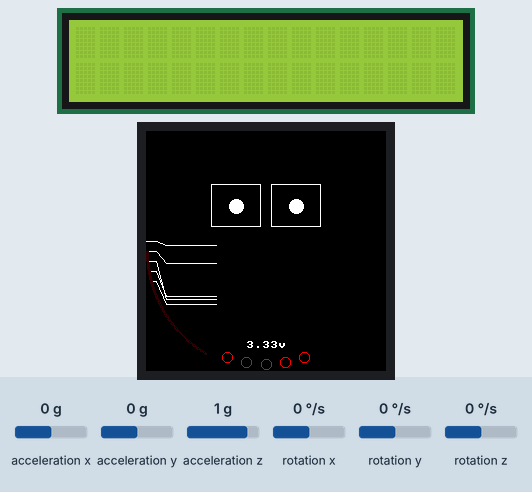
This program was run on a simulated Raspberry Pi Pico running MicroPython. Shown: 16×2 character LCD, 240×240 colour display. The test bench sets the inputs (shaded band); at power-on: acceleration x 0 g, acceleration y 0 g, acceleration z 1 g, rotation x 0 °/s, rotation y 0 °/s, rotation z 0 °/s.

Above: at 1.4 s.
1.5 s: acceleration x set to -1.4 g
At 2.22 s:
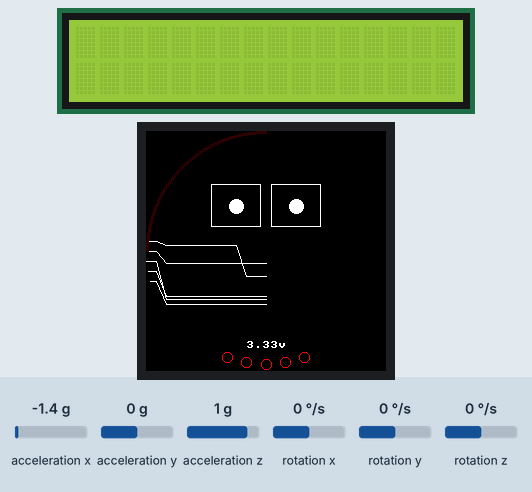
3.3 s: acceleration y set to -1.4 g
At 4.15 s:
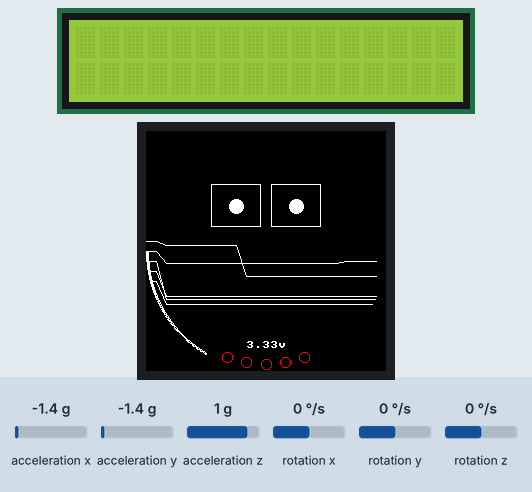
5.0 s: acceleration z set to -1.4 g
At 5.58 s:
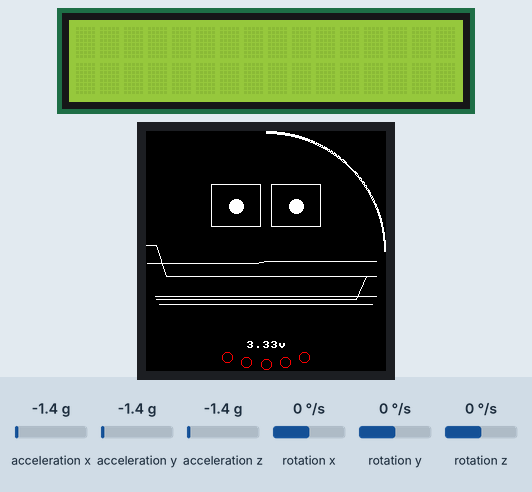
6.8 s: rotation x set to -192 °/s
At 7.73 s:
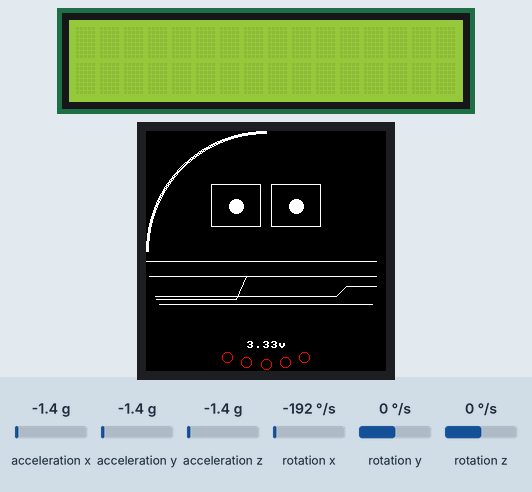
8.6 s: rotation y set to -192 °/s
At 10.05 s:
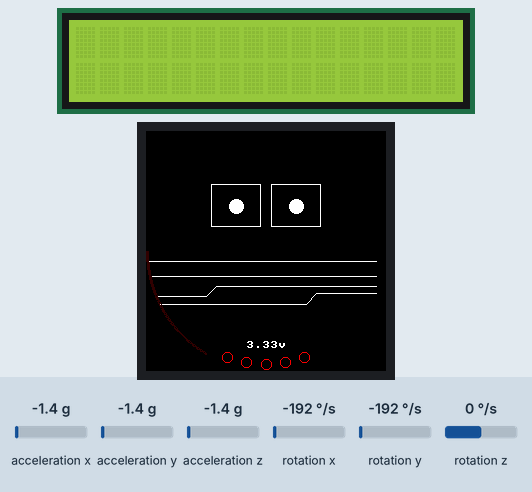

The program:

main.py
```python
"""
  ____  _           ____        _
 |  _ \(_) ___ ___ | __ )  ___ | |_
 | |_) | |/ __/ _ \|  _ \ / _ \| __|
 |  __/| | (_| (_) | |_) | (_) | |_
 |_|   |_|\___\___/|____/ \___/ \__|

 Pico Bot is a robot that uses the Raspberry Pi Pico and a 1.28" LCD display
 to display a variety of information. It is a work in progress and is
 intended to be a fun project to learn about the Pico and the LCD display.

 By Matthew Page

"""
import utime
import math
from machine import Pin,I2C,PWM,ADC
from display import LCD_1inch28
from sensors import QMI8658
from battery import BatteryMeter
from heart import Heart

# QMI8658 Sensor
I2C_SDA = 6
I2C_SDL = 7

# LCD Display
DC = 8
CS = 9
SCK = 10
MOSI = 11
RST = 12
BL = 25

# Battery
BATTERY_PIN = 29

# Display settings
WIDTH = 240
HEIGHT = 240
MID_X = int(WIDTH / 2)
MID_Y = int(HEIGHT / 2)
FPS = 20
DISPLAY_BRIGHT = 65535
DISPLAY_DIM = 3000

# Bot states
STATE_SLEEPING = 0
STATE_AWAKE = 1

# Eye settings and defaults
EYE_TOP = 75
EYE_WIDTH = 50
EYE_HEIGHT = 40
EYE_SPACING = 10
EYE_CLOSED_HEIGHT = 3
EYE_BALL_WIDTH = 15
EYE_BALL_HEIGHT = 15
EYE_LEFT_X = int(MID_X - ((EYE_WIDTH + EYE_SPACING) / 2))
EYE_RIGHT_X = EYE_LEFT_X + EYE_WIDTH + EYE_SPACING
EYE_LEFT = 0
EYE_RIGHT = 1

# Heart beat settings
HEART_RESTING_RATE = 100
HEART_MAX_RATE = 300

# Graph and bar settings
XYZ_HEIGHT = 50
XYZ_TOP = 130
XYZ_SPACE = 25
XYZ_START = int((WIDTH - (XYZ_SPACE * 4)) / 2)
XYZ_MIN_MAX = ((-0.78, 1.47), (-0.77, 2.2), (-3.06, 2.26), (-512, 495), (-403, 437), (-10, 10))
GRAPH_SAMPLE_RATE = 2              # Frames between sampling
GRAPH_WIDTH = 24                   # Number of points on the graph

# Display modes
MODE_BARS = 0
MODE_GRAPH = 1
MODE_TIME = 150

class Eye():
    def __init__(self, x = EYE_LEFT_X, y = EYE_TOP, position = EYE_LEFT):
        self.position = position
        self.width = EYE_WIDTH
        self.height = EYE_CLOSED_HEIGHT
        self.x = x
        self.y = y
        self.ball = EyeBall(self)

    def draw(self, display):
        display.rect(
            int(self.x - (self.width / 2)),
            int(self.y - (self.height / 2)),
            int(self.width),
            int(self.height),
            display.white)
        self.ball.draw(display)

class EyeBall():
    def __init__(self, eye, x = 0, y = 0, width = EYE_BALL_WIDTH, height = EYE_BALL_HEIGHT):
        self.eye = eye
        self.x = x
        self.y = y
        self.width = width
        self.height = height

    def draw(self, display):
        display.ellipse(
            int(self.eye.x + self.x),
            int(self.eye.y + self.y),
            int(min(self.width / 2, math.floor(self.eye.width / 2)-1)),
            int(min(self.height / 2, math.floor(self.eye.height / 2)-1)),
            display.white,
            True)

def wakeUp():
    global xyzPositionMinMax, state

    state = STATE_AWAKE
    xyzPositionMinMax = [[9999,-9999],[9999,-9999],[9999,-9999],[9999,-9999],[9999,-9999],[9999,-9999]]

# Start graph at zero
xyzGraph = [[0, 0, 0, 0, 0, 0]]

# Maximum and minimum values for each sensor
maxMins = [[0,0],[0,0],[0,0],[0,0],[0,0],[0,0]]

# Start the heart beat at resting rate
heart = Heart(HEART_RESTING_RATE, HEART_MAX_RATE, FPS)

# Start in graph mode
mode = MODE_GRAPH
modeCounter = 0

# Setup the default eyes
leftEye = Eye()
leftEyeTarget = None
rightEye = Eye(x = EYE_RIGHT_X)
rightEyeTarget = None

animationStack = []
timeAwake = 0
frame = 0

battery = BatteryMeter(BATTERY_PIN)

LCD = LCD_1inch28(DC, CS, SCK, MOSI, RST, BL)
LCD.set_bl_pwm(DISPLAY_BRIGHT)
qmi8658 = QMI8658(I2C_SDA, I2C_SDL)
Vbat = ADC(Pin(BATTERY_PIN))
state = STATE_SLEEPING
boredom = 0
boredomMax = 100
zzz = 1

while(True):

    # Read QMI8658 data
    xyz = qmi8658.Read_XYZ()
    xyz[0] = xyz[0] - 1

    # Store max and min values for each sensor
    for i in range(0, 5):
        maxMins[i] = [
            min(maxMins[i][0], xyz[i]),
            max(maxMins[i][1], xyz[i]),
        ]

    # Clear the display
    LCD.fill(0x0000)

    # Tick the heart beat
    heart.tick()

    if state == STATE_AWAKE:

        timeAwake += 1

        # BLINK Animation
        if timeAwake == 100:
            leftEyeTarget = Eye()
            leftEyeTarget.height = 3
        if timeAwake == 105:
            leftEyeTarget = Eye()
            leftEyeTarget.height = EYE_HEIGHT

        if timeAwake == 115:
            leftEyeTarget = Eye()
            leftEyeTarget.height = 10
        if timeAwake == 120:
            leftEyeTarget = Eye()
            leftEyeTarget.height = EYE_HEIGHT

        if timeAwake == 119:
            rightEyeTarget = Eye(x = EYE_RIGHT_X)
            rightEyeTarget.height = 3
        if timeAwake == 125:
            rightEyeTarget = Eye(x = EYE_RIGHT_X)
            rightEyeTarget.height = EYE_HEIGHT

        if timeAwake == 130:
            timeAwake = 0

    # Animate the eyes
    if leftEyeTarget:
        if int(leftEye.height) != int(leftEyeTarget.height):
            if int(leftEye.height) > int(leftEyeTarget.height):
                leftEye.height -= 8
            if int(leftEye.height) < int(leftEyeTarget.height):
                leftEye.height += 8
        else:
            leftEyeTarget = None

    if rightEyeTarget:
        if int(rightEye.height) != int(rightEyeTarget.height):
            if int(rightEye.height) > int(rightEyeTarget.height):
                rightEye.height -= 8
            if int(rightEye.height) < int(rightEyeTarget.height):
                rightEye.height += 8
        else:
            rightEyeTarget = None

    if state == STATE_SLEEPING:

        LCD.set_bl_pwm(DISPLAY_DIM)

        # Returning heart rate to normal
        heart.rest(5)

        #######################################################
        # Draw the ZZZ's
        #######################################################
        if zzz >= 1 and zzz < 2:
            zzzPosition = [150, 20]
        elif zzz >= 2 and zzz < 3:
            zzzPosition = [155, 30]
        elif zzz >= 3:
            zzzPosition = [160, 40]
        LCD.text("Z", zzzPosition[0], EYE_TOP - zzzPosition[1], LCD.white)
        zzz += 0.2
        if zzz > 4:
            zzz = 1

    if state == STATE_AWAKE:
        LCD.set_bl_pwm(DISPLAY_BRIGHT)

        boredom += 1

        # Returning heart rate to normal
        heart.rest(1)

    if xyz[0] > 0.8 or xyz[1] > 1 or xyz[2] > 0.8 or abs(xyz[3]) > 50 or abs(xyz[4]) > 50 or abs(xyz[5]) > 50:

        heart.work(5)

        if state == STATE_SLEEPING:
            leftEyeTarget = Eye()
            leftEyeTarget.height = 40
            rightEyeTarget = Eye(rightEye.x)
            rightEyeTarget.height = 40
            wakeUp()

        boredom = 0

    if boredom > boredomMax and heart.rate <= heart.restingRate:
        leftEyeTarget = Eye()
        leftEyeTarget.height = EYE_CLOSED_HEIGHT
        rightEyeTarget = Eye(rightEye.x)
        rightEyeTarget.height = EYE_CLOSED_HEIGHT
        boredom = 0
        state = 0

    #######################################################
    # XYZ Readings
    #######################################################

    if state == STATE_AWAKE:

        graphData = []

        # Each of the 5 readings
        for i in range(0, 5):

            if i == 0:
                colour = LCD.red
            elif i == 1:
                colour = LCD.green
            elif i == 2:
                colour = LCD.blue
            elif i == 3:
                colour = LCD.yellow
            elif i == 4:
                colour = LCD.purple

            colour = LCD.white

            # Calculate the scale based on height and max - min
            scale = XYZ_HEIGHT / (XYZ_MIN_MAX[i][1] - XYZ_MIN_MAX[i][0])

            # Position on the line scaled correctly: ( reading - min reading ) * scale
            position = int(abs((xyz[i] - XYZ_MIN_MAX[i][0]) * scale))

            graphData.append(position)

            # Remember max and min positions (not the reading, just the position)
            xyzPositionMinMax[i][0] = min(xyzPositionMinMax[i][0], position)
            xyzPositionMinMax[i][1] = max(xyzPositionMinMax[i][1], position)

            if mode == MODE_BARS:
                # Draw the center line
                LCD.line(XYZ_START + (XYZ_SPACE * i), XYZ_TOP, XYZ_START + (XYZ_SPACE * i), XYZ_TOP + XYZ_HEIGHT, colour)

                # Draw the max and min values
                LCD.line(XYZ_START + (XYZ_SPACE * i) - 2, XYZ_TOP + xyzPositionMinMax[i][0], XYZ_START + (XYZ_SPACE * i) + 2, XYZ_TOP + xyzPositionMinMax[i][0], colour)
                LCD.line(XYZ_START + (XYZ_SPACE * i) - 2, XYZ_TOP + xyzPositionMinMax[i][1], XYZ_START + (XYZ_SPACE * i) + 2, XYZ_TOP + xyzPositionMinMax[i][1], colour)

                # Draw the current value
                LCD.ellipse(XYZ_START + (XYZ_SPACE * i), XYZ_TOP + position, 5, 2, colour, True)

        # Add to graph data
        if frame % GRAPH_SAMPLE_RATE == 0:
            xyzGraph.append(graphData)

        # Remove old data
        if len(xyzGraph) > GRAPH_WIDTH:
            xyzGraph.pop(0)

        # Draw the graph
        if mode == MODE_GRAPH:
            w = int(WIDTH / GRAPH_WIDTH)
            for i in range(0, 5):
                lastPosition = int(xyzGraph[0][i])
                for x in range(0, len(xyzGraph) - 1):
                    LCD.line(x * w, (i * 10) + XYZ_TOP + lastPosition - 20, (x + 1) * w, (i * 10) + XYZ_TOP + int(xyzGraph[x][i]) - 20, LCD.white)
                    lastPosition = int(xyzGraph[x][i])

        # Flip the mode
        if modeCounter == MODE_TIME:
            modeCounter = 0
            if mode == MODE_BARS:
                mode = MODE_GRAPH
            else:
                mode = MODE_BARS

        modeCounter += 1

    # Draw the heart beat
    heart.draw(LCD)

    # Display the battery reading
    battery.draw(LCD)

    # Display the eyes
    leftEye.draw(LCD)
    rightEye.draw(LCD)

    LCD.show()
    frame += 1
    utime.sleep(1 / FPS)
```

display.py
```python
# Vendor display class for the 1.28" LCD display
import framebuf
import utime
from machine import Pin,SPI,PWM

class LCD_1inch28(framebuf.FrameBuffer):
    def __init__(self, DC, CS, SCK, MOSI, RST, BL):
        self.width = 240
        self.height = 240

        self.cs = Pin(CS,Pin.OUT)
        self.rst = Pin(RST,Pin.OUT)

        self.cs(1)
        self.spi = SPI(1,100_000_000,polarity=0, phase=0,sck=Pin(SCK),mosi=Pin(MOSI),miso=None)
        self.dc = Pin(DC,Pin.OUT)
        self.dc(1)
        self.buffer = bytearray(self.height * self.width * 2)
        super().__init__(self.buffer, self.width, self.height, framebuf.RGB565)
        self.init_display()

        self.red   =   0x07E0
        self.green =   0x001f
        self.blue  =   0xf800
        self.white =   0xffff
        self.yellow =  0x00ff
        self.purple =  0xffe0
        self.grey = 0x9999

        self.fill(self.white)
        self.show()

        self.pwm = PWM(Pin(BL))
        self.pwm.freq(5000)

        self.WIDTH = 240
        self.HEIGHT = 240
        self.MID_X = int(self.WIDTH / 2)
        self.MID_Y = int(self.HEIGHT / 2)

    def write_cmd(self, cmd):
        self.cs(1)
        self.dc(0)
        self.cs(0)
        self.spi.write(bytearray([cmd]))
        self.cs(1)

    def write_data(self, buf):
        self.cs(1)
        self.dc(1)
        self.cs(0)
        self.spi.write(bytearray([buf]))
        self.cs(1)
    def set_bl_pwm(self,duty):
        self.pwm.duty_u16(duty)#max 65535
    def init_display(self):
        """Initialize dispaly"""
        self.rst(1)
        utime.sleep(0.01)
        self.rst(0)
        utime.sleep(0.01)
        self.rst(1)
        utime.sleep(0.05)

        self.write_cmd(0xEF)
        self.write_cmd(0xEB)
        self.write_data(0x14)

        self.write_cmd(0xFE)
        self.write_cmd(0xEF)

        self.write_cmd(0xEB)
        self.write_data(0x14)

        self.write_cmd(0x84)
        self.write_data(0x40)

        self.write_cmd(0x85)
        self.write_data(0xFF)

        self.write_cmd(0x86)
        self.write_data(0xFF)

        self.write_cmd(0x87)
        self.write_data(0xFF)

        self.write_cmd(0x88)
        self.write_data(0x0A)

        self.write_cmd(0x89)
        self.write_data(0x21)

        self.write_cmd(0x8A)
        self.write_data(0x00)

        self.write_cmd(0x8B)
        self.write_data(0x80)

        self.write_cmd(0x8C)
        self.write_data(0x01)

        self.write_cmd(0x8D)
        self.write_data(0x01)

        self.write_cmd(0x8E)
        self.write_data(0xFF)

        self.write_cmd(0x8F)
        self.write_data(0xFF)


        self.write_cmd(0xB6)
        self.write_data(0x00)
        self.write_data(0x20)

        self.write_cmd(0x36)
        self.write_data(0x98)

        self.write_cmd(0x3A)
        self.write_data(0x05)


        self.write_cmd(0x90)
        self.write_data(0x08)
        self.write_data(0x08)
        self.write_data(0x08)
        self.write_data(0x08)

        self.write_cmd(0xBD)
        self.write_data(0x06)

        self.write_cmd(0xBC)
        self.write_data(0x00)

        self.write_cmd(0xFF)
        self.write_data(0x60)
        self.write_data(0x01)
        self.write_data(0x04)

        self.write_cmd(0xC3)
        self.write_data(0x13)
        self.write_cmd(0xC4)
        self.write_data(0x13)

        self.write_cmd(0xC9)
        self.write_data(0x22)

        self.write_cmd(0xBE)
        self.write_data(0x11)

        self.write_cmd(0xE1)
        self.write_data(0x10)
        self.write_data(0x0E)

        self.write_cmd(0xDF)
        self.write_data(0x21)
        self.write_data(0x0c)
        self.write_data(0x02)

        self.write_cmd(0xF0)
        self.write_data(0x45)
        self.write_data(0x09)
        self.write_data(0x08)
        self.write_data(0x08)
        self.write_data(0x26)
        self.write_data(0x2A)

        self.write_cmd(0xF1)
        self.write_data(0x43)
        self.write_data(0x70)
        self.write_data(0x72)
        self.write_data(0x36)
        self.write_data(0x37)
        self.write_data(0x6F)


        self.write_cmd(0xF2)
        self.write_data(0x45)
        self.write_data(0x09)
        self.write_data(0x08)
        self.write_data(0x08)
        self.write_data(0x26)
        self.write_data(0x2A)

        self.write_cmd(0xF3)
        self.write_data(0x43)
        self.write_data(0x70)
        self.write_data(0x72)
        self.write_data(0x36)
        self.write_data(0x37)
        self.write_data(0x6F)

        self.write_cmd(0xED)
        self.write_data(0x1B)
        self.write_data(0x0B)

        self.write_cmd(0xAE)
        self.write_data(0x77)

        self.write_cmd(0xCD)
        self.write_data(0x63)


        self.write_cmd(0x70)
        self.write_data(0x07)
        self.write_data(0x07)
        self.write_data(0x04)
        self.write_data(0x0E)
        self.write_data(0x0F)
        self.write_data(0x09)
        self.write_data(0x07)
        self.write_data(0x08)
        self.write_data(0x03)

        self.write_cmd(0xE8)
        self.write_data(0x34)

        self.write_cmd(0x62)
        self.write_data(0x18)
        self.write_data(0x0D)
        self.write_data(0x71)
        self.write_data(0xED)
        self.write_data(0x70)
        self.write_data(0x70)
        self.write_data(0x18)
        self.write_data(0x0F)
        self.write_data(0x71)
        self.write_data(0xEF)
        self.write_data(0x70)
        self.write_data(0x70)

        self.write_cmd(0x63)
        self.write_data(0x18)
        self.write_data(0x11)
        self.write_data(0x71)
        self.write_data(0xF1)
        self.write_data(0x70)
        self.write_data(0x70)
        self.write_data(0x18)
        self.write_data(0x13)
        self.write_data(0x71)
        self.write_data(0xF3)
        self.write_data(0x70)
        self.write_data(0x70)

        self.write_cmd(0x64)
        self.write_data(0x28)
        self.write_data(0x29)
        self.write_data(0xF1)
        self.write_data(0x01)
        self.write_data(0xF1)
        self.write_data(0x00)
        self.write_data(0x07)

        self.write_cmd(0x66)
        self.write_data(0x3C)
        self.write_data(0x00)
        self.write_data(0xCD)
        self.write_data(0x67)
        self.write_data(0x45)
        self.write_data(0x45)
        self.write_data(0x10)
        self.write_data(0x00)
        self.write_data(0x00)
        self.write_data(0x00)

        self.write_cmd(0x67)
        self.write_data(0x00)
        self.write_data(0x3C)
        self.write_data(0x00)
        self.write_data(0x00)
        self.write_data(0x00)
        self.write_data(0x01)
        self.write_data(0x54)
        self.write_data(0x10)
        self.write_data(0x32)
        self.write_data(0x98)

        self.write_cmd(0x74)
        self.write_data(0x10)
        self.write_data(0x85)
        self.write_data(0x80)
        self.write_data(0x00)
        self.write_data(0x00)
        self.write_data(0x4E)
        self.write_data(0x00)

        self.write_cmd(0x98)
        self.write_data(0x3e)
        self.write_data(0x07)

        self.write_cmd(0x35)
        self.write_cmd(0x21)

        self.write_cmd(0x11)
        utime.sleep(0.12)
        self.write_cmd(0x29)
        utime.sleep(0.02)

        self.write_cmd(0x21)

        self.write_cmd(0x11)

        self.write_cmd(0x29)

    def show(self):
        self.write_cmd(0x2A)
        self.write_data(0x00)
        self.write_data(0x00)
        self.write_data(0x00)
        self.write_data(0xef)

        self.write_cmd(0x2B)
        self.write_data(0x00)
        self.write_data(0x00)
        self.write_data(0x00)
        self.write_data(0xEF)

        self.write_cmd(0x2C)

        self.cs(1)
        self.dc(1)
        self.cs(0)
        self.spi.write(self.buffer)
        self.cs(1)
```

Source omitted: sensors.py (2814 bytes), battery.py (2106 bytes), heart.py (2670 bytes)
